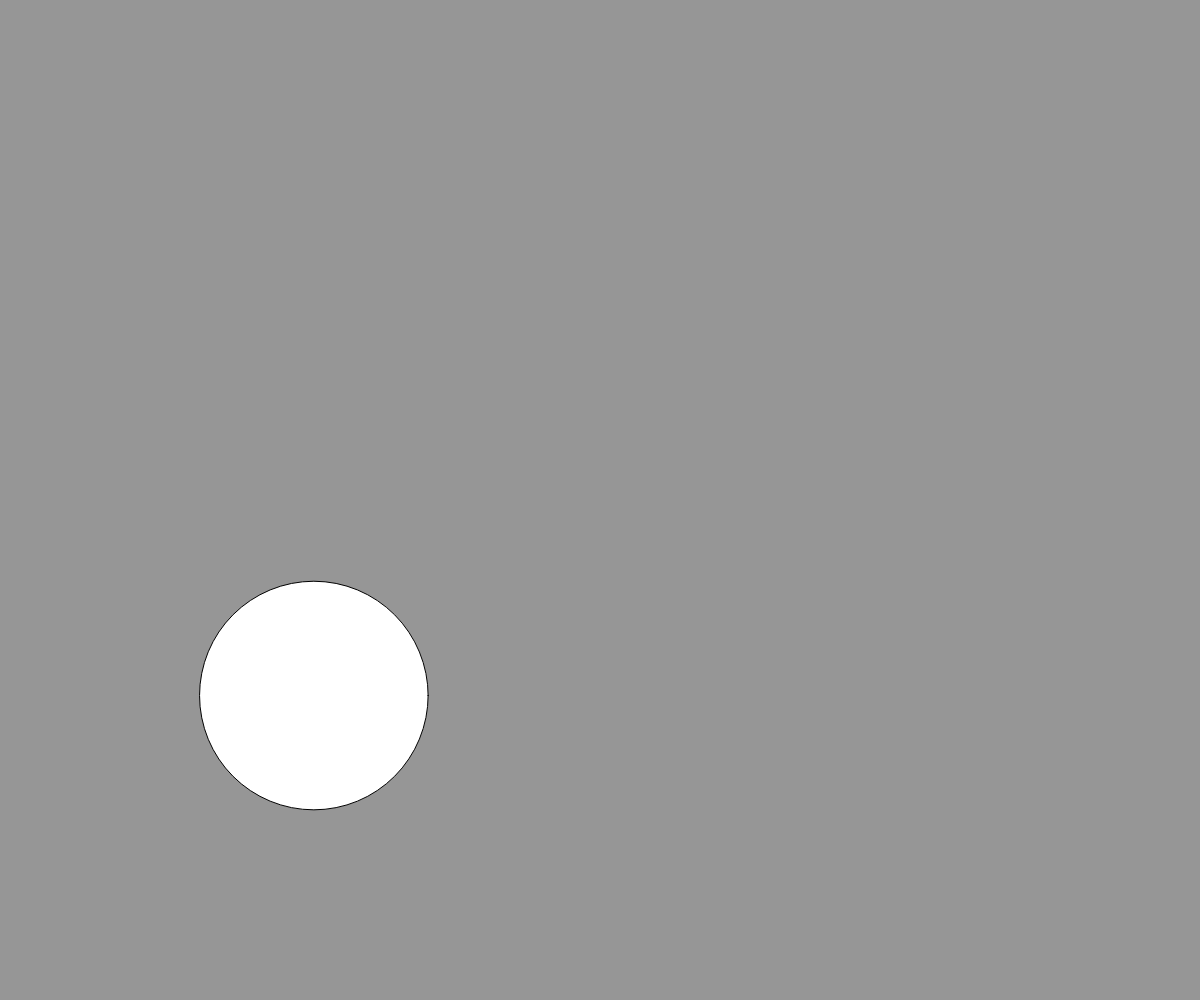
Frame 1 (no input)
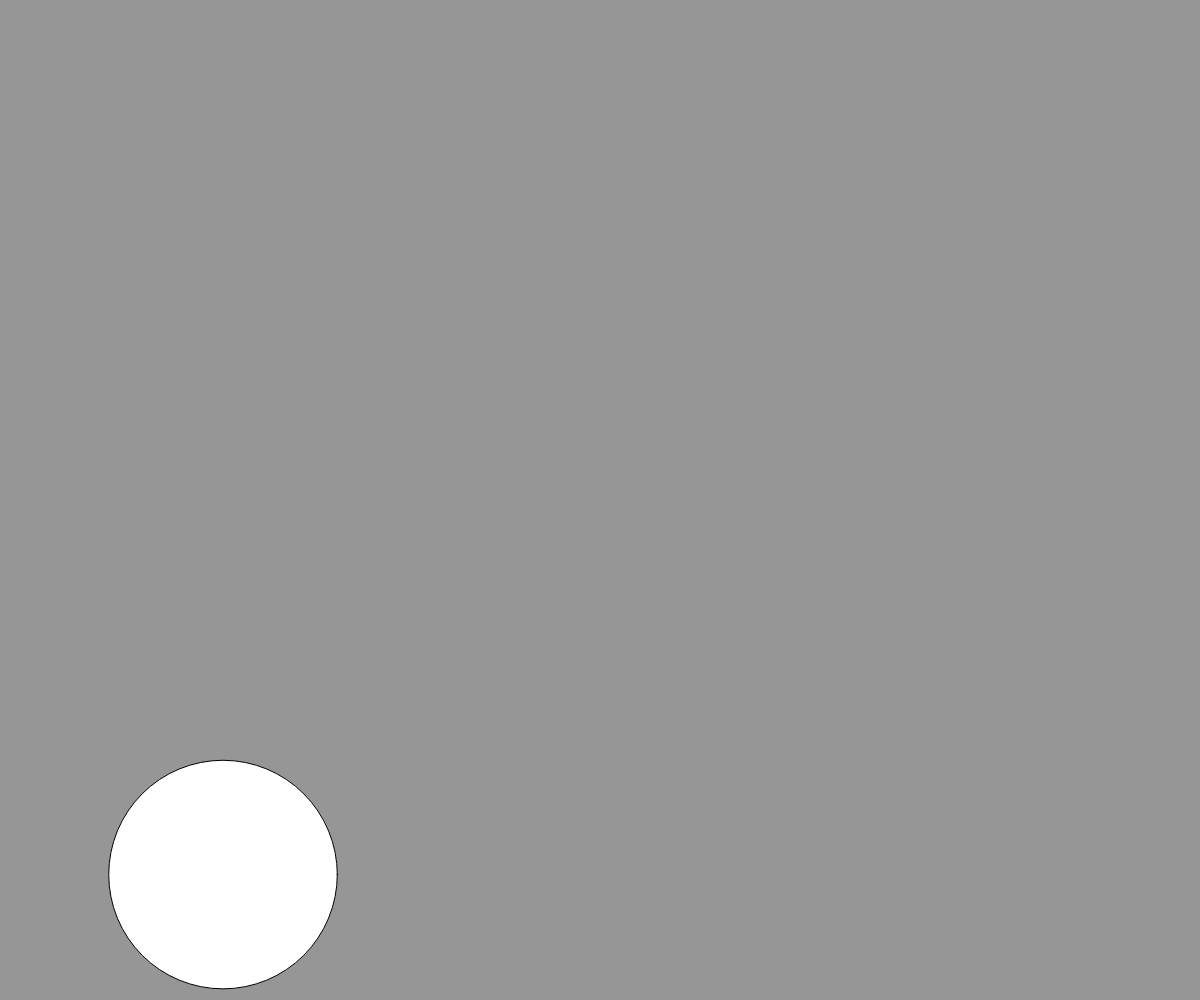
Frame 60 (no input)
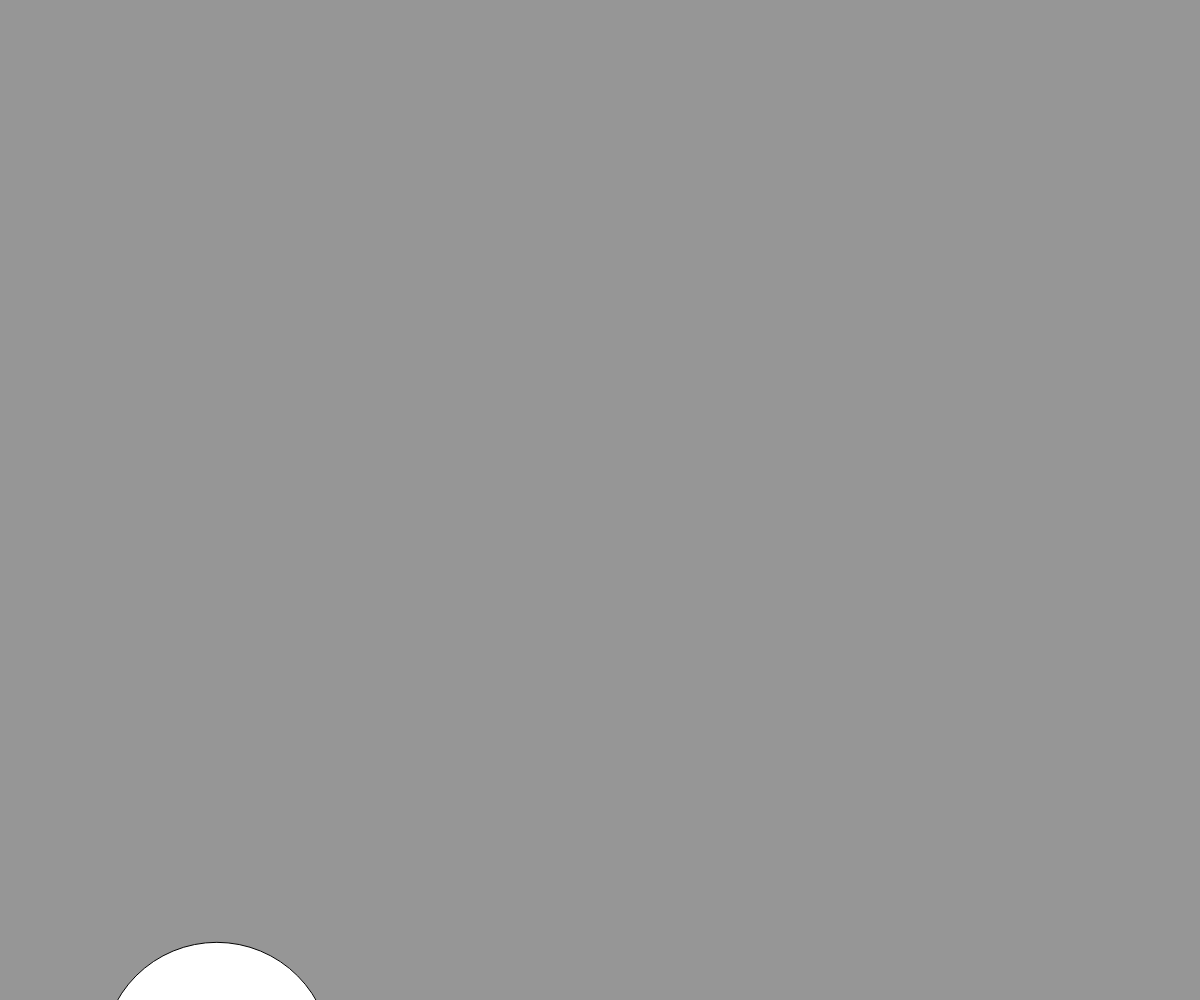
Frame 120 (the mouse pressed at the canvas centre since frame 60)

The p5.js sketch that drew these frames (run headless with seeded random() and noise() and a simulated clock; from frame 60 on, the mouse is pressed at the canvas centre):

// p5.js sketch
// ── sketch.js
let posx;
let posy;
let diam;
let rad;

let velx;
let vely;

function setup() {
    createCanvas(windowWidth, windowHeight);
    diam = random(50, 300);
    rad = diam / 2;

    posx = random(rad, width - rad);
    posy = random(rad, height - rad);

    velx = random(-5, 5);
    vely = random(-5, 5);
}

function draw() {
    background(150)

    if(posx > width - rad || posx < rad){
        velx *= -1;
    }
    if(posy > height - rad || posy < rad){
        velx *= -1;
    }

    posx += velx;
    posy += vely;

    

    circle(posx, posy, diam);
}
